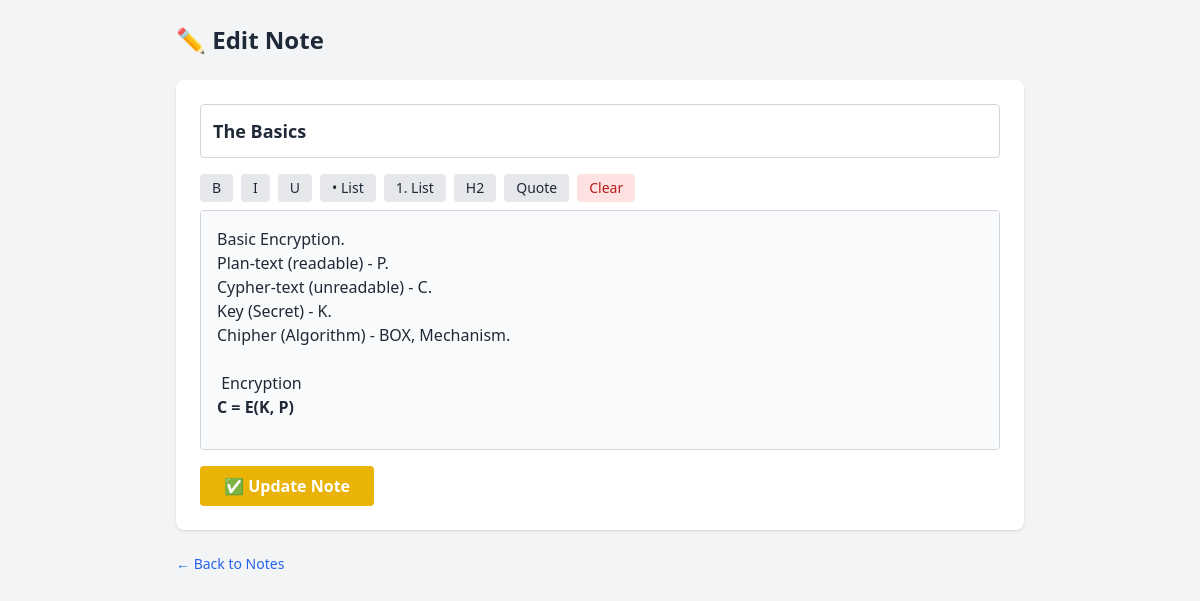
The app's page /edit_note/6 with its own data.
### app.py (models this page shows)
class Note(db.Model):
    id = db.Column(db.Integer, primary_key=True)
    title = db.Column(db.String(200), nullable=False)
    content = db.Column(db.Text, nullable=False)
    chapter_id = db.Column(db.Integer, db.ForeignKey('chapter.id'), nullable=False)

### app.py (the view, shortened to what this page needs)
@app.route("/edit_note/<int:note_id>", methods=["GET", "POST"])
def edit_note(note_id):
    note = Note.query.get_or_404(note_id)
    return render_template("edit_note.html", note=note)

### templates/edit_note.html (shortened to what this page needs)
{% extends "base.html" %}
{% block content %}
<h1 class="text-2xl font-bold text-gray-800 mb-6">✏️ Edit Note</h1>
<form method="POST" onsubmit="syncContent()" class="bg-white p-6 rounded-lg shadow space-y-4">
  <input
    name="title"
    value="{{ note.title }}"
    placeholder="Note Title"
    required
    class="w-full p-3 border border-gray-300 rounded text-lg font-semibold"
  />
  <div class="space-y-2">
    <div class="flex flex-wrap gap-2 text-sm font-medium">
      <button type="button" onclick="format('bold')" class="bg-gray-200 px-3 py-1 rounded hover:bg-gray-300">B</button>
      <button type="button" onclick="format('italic')" class="bg-gray-200 px-3 py-1 rounded hover:bg-gray-300">I</button>
      <button type="button" onclick="format('underline')" class="bg-gray-200 px-3 py-1 rounded hover:bg-gray-300">U</button>
      <button type="button" onclick="format('insertUnorderedList')" class="bg-gray-200 px-3 py-1 rounded hover:bg-gray-300">• List</button>
      <button type="button" onclick="format('insertOrderedList')" class="bg-gray-200 px-3 py-1 rounded hover:bg-gray-300">1. List</button>
      <button type="button" onclick="format('formatBlock','<h2>')" class="bg-gray-200 px-3 py-1 rounded hover:bg-gray-300">H2</button>
      <button type="button" onclick="format('formatBlock','<blockquote>')" class="bg-gray-200 px-3 py-1 rounded hover:bg-gray-300">Quote</button>
      <button type="button" onclick="clearFormat()" class="bg-red-100 text-red-700 px-3 py-1 rounded hover:bg-red-200">Clear</button>
    </div>
    <div
      id="editor"
      contenteditable="true"
      class="w-full h-60 p-4 border border-gray-300 rounded text-gray-800 bg-gray-50 whitespace-pre-wrap overflow-y-auto"
    >{{ note.content|safe }}</div>
  </div>
  <button
    type="submit"
    class="bg-yellow-500 hover:bg-yellow-600 text-white font-semibold px-6 py-2 rounded"
  >
    ✅ Update Note
  </button>
</form>
<a href="{{ url_for('notes', chapter_id=note.chapter_id) }}" class="mt-6 inline-block text-blue-600 hover:underline text-sm">← Back to Notes</a>
{% endblock %}

### records on screen
Note: title "The Basics", content "Basic Encryption. Plan-text (readable) - P. Cypher-text (unreadable) - C. Key (Secret) - K. Chipher (Algorithm) - BOX, Mechanism. Encryption C = E(K, P)"
